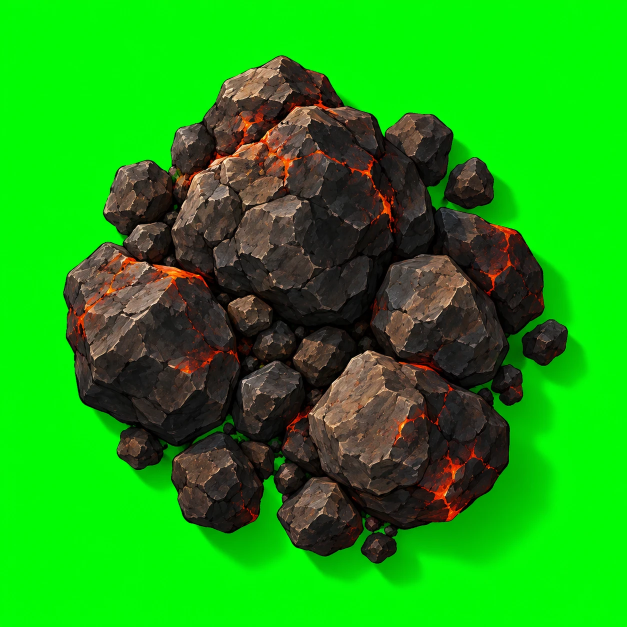
#> input picture art/design-v3/painted/boulder_painted_01_src.webp, 1254 x 1254 px (shown at 1/2 size)
$ python keygroup.py boulder_painted_01_src.webp boulder_painted_02_src.webp 5 1.0
#> lines starting #> are read from the running program, lines starting #| are printed output that depends on the picture; after the words box and inside, x2 and y2 are one past the last pixel; in counts of white or black regions, pixels touching at a corner belong together
# (keygroup: like key.py, but keeps every piece of a cluster, not only the biggest)
# Cuts a sprite off a pure-green (#00FF00) background: soft key on how far a pixel is from that
# green, green spill removed at the edges, cropped and centred on a square canvas.
import sys, numpy as np
from PIL import Image
from scipy import ndimage as nd
src, dst, size = sys.argv[1], sys.argv[2], int(sys.argv[3])
# how "pure" a green must be to count as background (lower for leafy sprites with dark leaves)
TH = float(sys.argv[4]) if len(sys.argv) > 4 else 0.42
a = np.asarray(Image.open(src).convert('RGB')).astype(np.float32)
r, g, b = a[..., 0], a[..., 1], a[..., 2]
# "keyness": strong pure green, little red and blue
# background = pure-hue green at any brightness (the painted shadow on the green is dark green):
# red and blue tiny next to green. Moss and leaves keep real red in them, so they stay.
ratio = np.maximum(r, b) / np.maximum(g, 1)
k = np.clip((TH - ratio) / 0.12, 0, 1) * np.clip((g - 25) / 30, 0, 1)
alpha = 1 - k
# the painted shadow becomes a soft black shadow: darker green = more shadow
shadow = k * np.clip(1 - g / 235, 0, 1) * 0.85
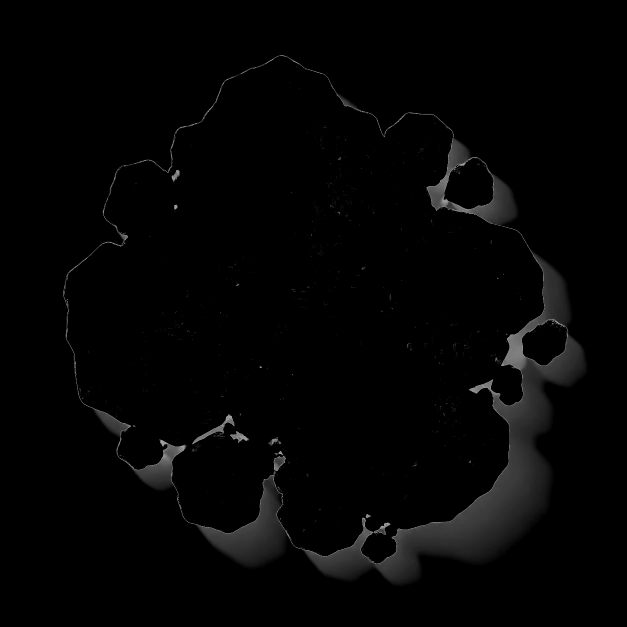
#> shadow: shape (1254, 1254) float32 (shown at 1/2 size); min 0, max 0.651, mean 0.0153
alpha = nd.binary_opening(alpha > 0.5, iterations=2).astype(np.float32) * alpha
lab, n = nd.label(alpha > 0.5)
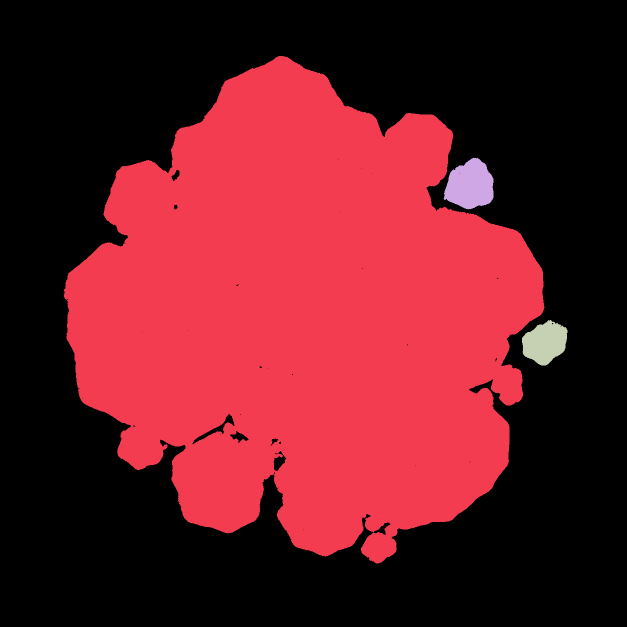
#> lab: shape (1254, 1254) int32 (shown at 1/2 size); 4 distinct labels, from 0 to 3; one colour per label, 0 black
#> n = 3
if n:
    sizes = nd.sum(alpha > 0.5, lab, range(1, n + 1))
#> sizes = [647547, 7417, 5758]
    keep = nd.binary_dilation(np.isin(lab, np.nonzero(sizes >= 80)[0] + 1), iterations=3)
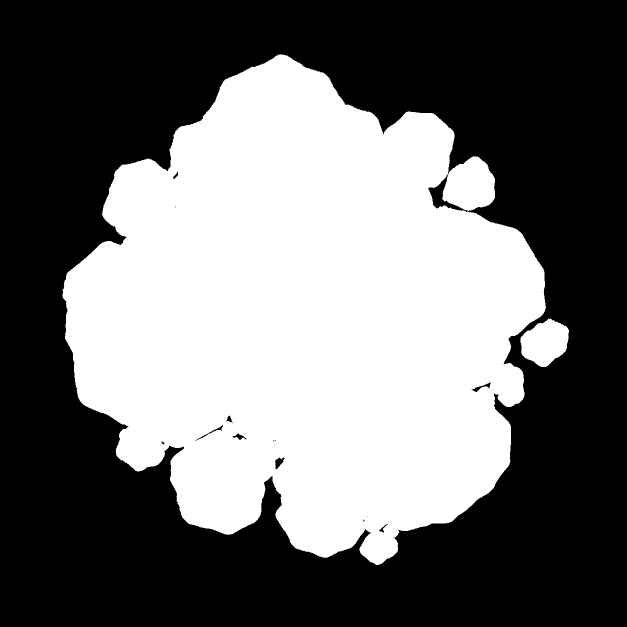
#> keep: shape (1254, 1254) bool (shown at 1/2 size); 43% white; 3 white regions, box (x1, y1, x2, y2) and area: (124, 109, 1092, 1130) 660983, (884, 312, 990, 422) 8326, (1041, 637, 1138, 734) 6544
    alpha *= keep
alpha = nd.gaussian_filter(alpha, 0.7)
# despill: no pixel greener than its red/blue allow
lim = np.maximum(r, b) * 1.05 + 30
g2 = np.where(alpha < 0.98, np.minimum(g, lim), g)
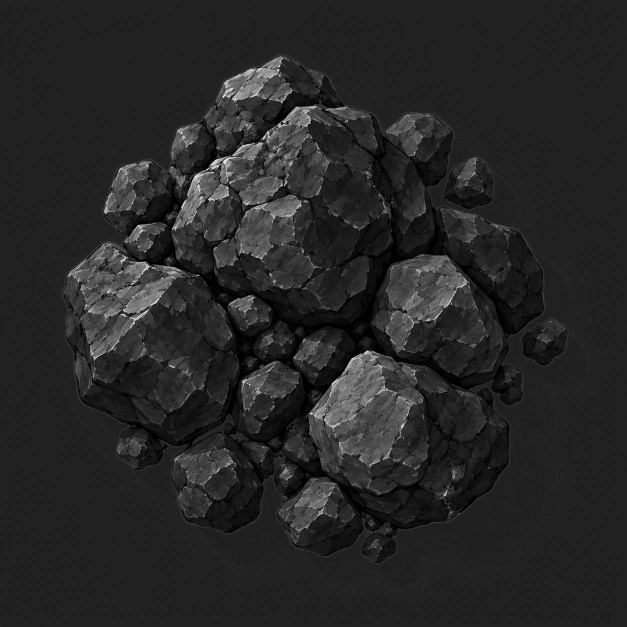
#> g2: shape (1254, 1254) float32 (shown at 1/2 size); min 0, max 252, mean 38.8
sh = shadow * keep if n else shadow
tot = alpha + sh * (1 - alpha)
col = np.dstack([r, g2, b]) * (alpha / np.maximum(tot, 1e-6))[..., None]
out = np.dstack([col, tot * 255]).clip(0, 255).astype(np.uint8)
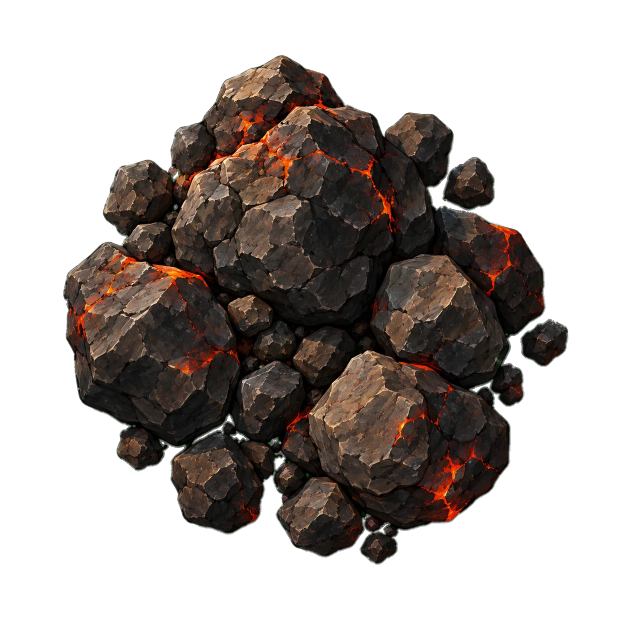
#> out: shape (1254, 1254, 4) (shown at 1/2 size); mean of channels 0, 1, 2, 3 26.3, 19.7, 16.1, 107.7; transparent parts drawn white
ys, xs = np.nonzero(tot > 0.05)
y0, y1, x0, x1 = ys.min(), ys.max() + 1, xs.min(), xs.max() + 1
#> y0 = 110; y1 = 1130; x0 = 126; x1 = 1137
crop = out[y0:y1, x0:x1]
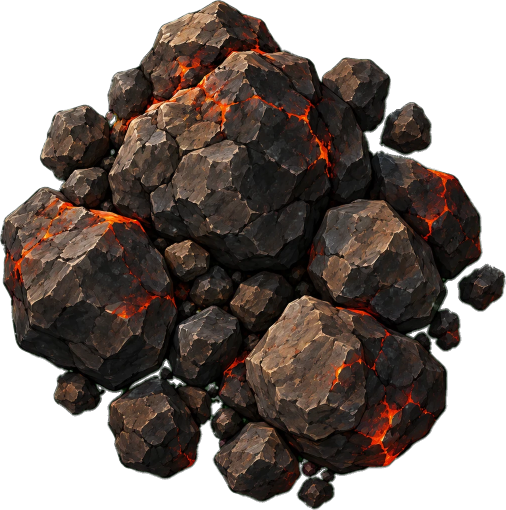
#> crop: shape (1020, 1011, 4) (shown at 1/2 size); mean of channels 0, 1, 2, 3 40.1, 30, 24.5, 164.3; transparent parts drawn white
side = int(max(y1 - y0, x1 - x0) / 0.86)
#> side = 1186
canvas = np.zeros((side, side, 4), np.uint8)
oy, ox = (side - (y1 - y0)) // 2, (side - (x1 - x0)) // 2
#> oy = 83; ox = 87
canvas[oy:oy + y1 - y0, ox:ox + x1 - x0] = crop
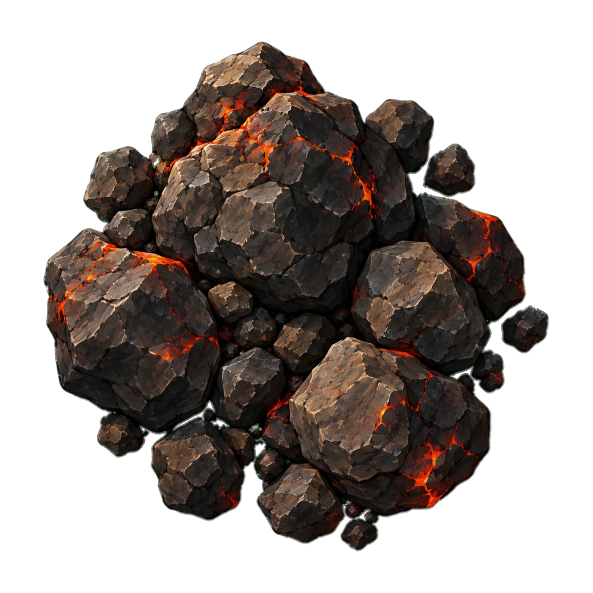
#> canvas: shape (1186, 1186, 4) (shown at 1/2 size); mean of channels 0, 1, 2, 3 29.4, 22, 18, 120.4; transparent parts drawn white
Image.fromarray(canvas).resize((size, size), Image.LANCZOS).save(dst, optimize=True)

$ run again, on art/design-v3/painted/boulder_painted_03_src.webp
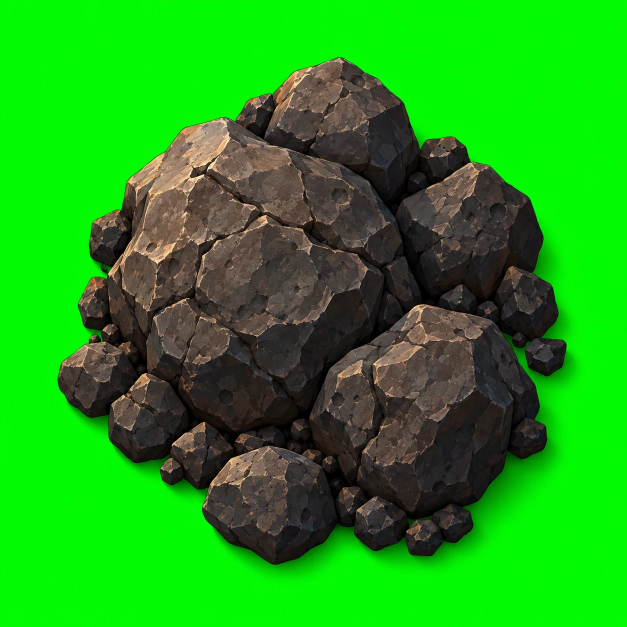
#> input picture art/design-v3/painted/boulder_painted_03_src.webp, 1254 x 1254 px (shown at 1/2 size)
#> `lab, n = nd.label(alpha > 0.5)`:
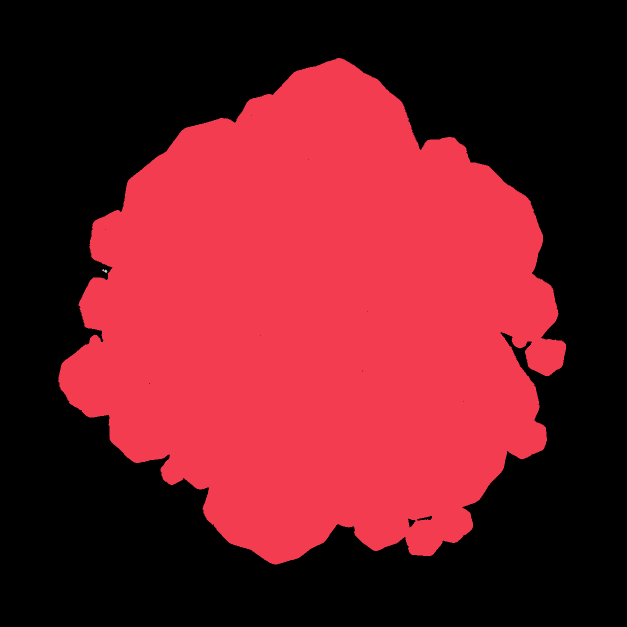
#> lab: shape (1254, 1254) int32 (shown at 1/2 size); 4 distinct labels, from 0 to 3; one colour per label, 0 black
#> n = 3
#> sizes = [696509, 13, 26]
#> keep: shape (1254, 1254) bool; 45% white; 1 white region, box (x1, y1, x2, y2) and area: (113, 113, 1135, 1132) 707690
#> y0 = 114; y1 = 1132; x0 = 114; x1 = 1134
#> side = 1186
#> oy = 84; ox = 83
#> `canvas[oy:oy + y1 - y0, ox:ox + x1 - x0] = crop`:
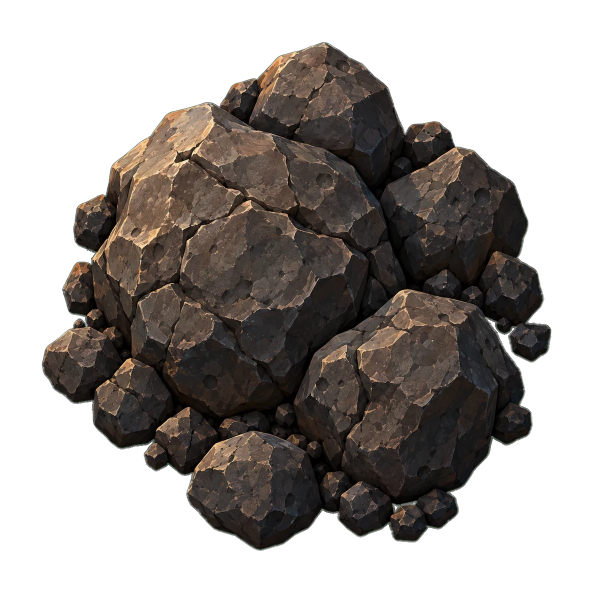
#> canvas: shape (1186, 1186, 4) (shown at 1/2 size); mean of channels 0, 1, 2, 3 32.7, 27.8, 24.4, 126.9; transparent parts drawn white

$ run again, on art/design-v3/painted/dead_wood_01_src.webp
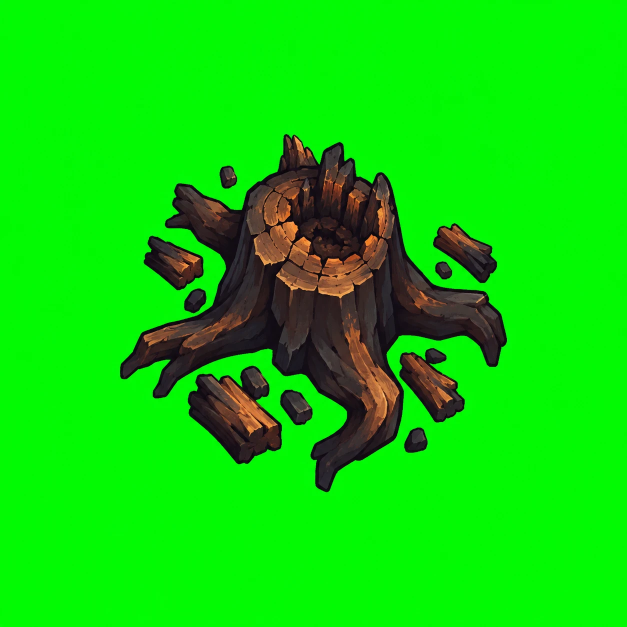
#> input picture art/design-v3/painted/dead_wood_01_src.webp, 1254 x 1254 px (shown at 1/2 size)
#> `lab, n = nd.label(alpha > 0.5)`:
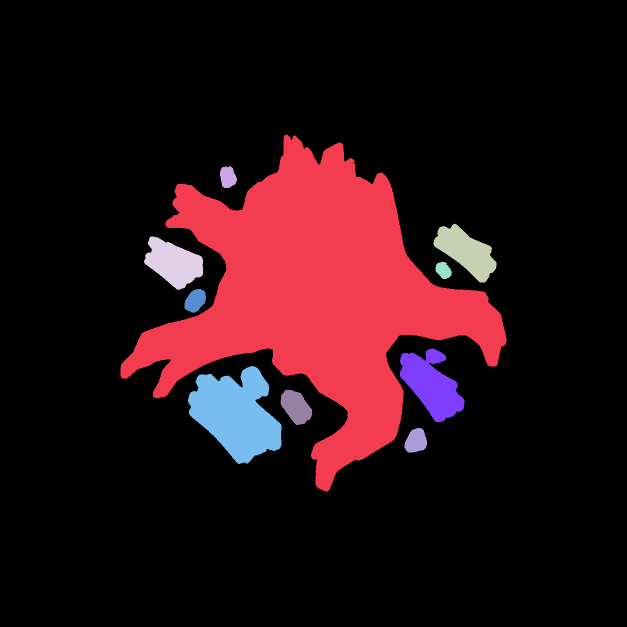
#> lab: shape (1254, 1254) int32 (shown at 1/2 size); 11 distinct labels, from 0 to 10; one colour per label, 0 black
#> n = 10
#> sizes = [217253, 1127, 7561, 7566, 796, 1469, 10638, 22763, 2954, 1671]
#> keep: shape (1254, 1254) bool; 18.4% white; 10 white regions, largest, box (x1, y1, x2, y2) and area: (238, 266, 1016, 986) 226296, (373, 729, 566, 931) 24613, (796, 694, 932, 847) 11994
#> y0 = 268; y1 = 985; x0 = 240; x1 = 1015
#> side = 901
#> oy = 92; ox = 63
#> `canvas[oy:oy + y1 - y0, ox:ox + x1 - x0] = crop`:
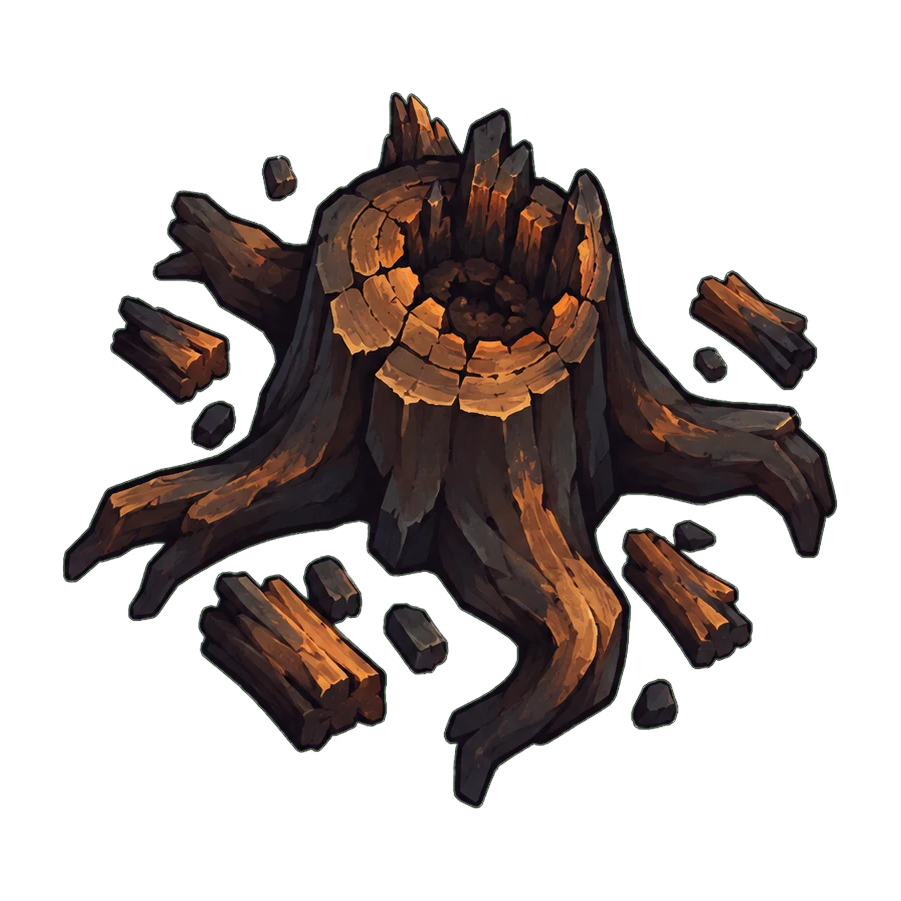
#> canvas: shape (901, 901, 4); mean of channels 0, 1, 2, 3 21.8, 15.1, 12.7, 86.7; transparent parts drawn white

$ run again, on art/design-v3/painted/dead_wood_02_src.webp
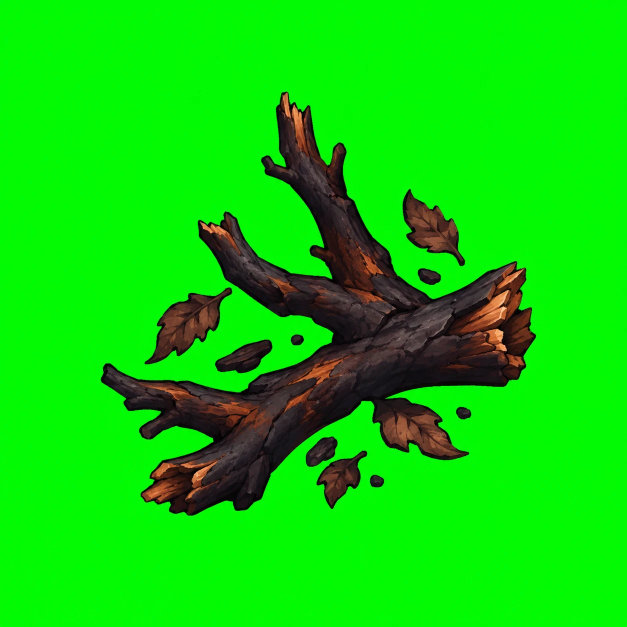
#> input picture art/design-v3/painted/dead_wood_02_src.webp, 1254 x 1254 px (shown at 1/2 size)
#> lab: shape (1254, 1254) int32; 11 distinct labels, from 0 to 10
#> n = 10
#> sizes = [239710, 8904, 1025, 11621, 399, 4263, 490, 2305, 5291, 492]
#> keep: shape (1254, 1254) bool; 18.7% white; 10 white regions, largest, box (x1, y1, x2, y2) and area: (199, 181, 1074, 1033) 253349, (287, 573, 467, 731) 13150, (803, 377, 932, 534) 10197
#> y0 = 182; y1 = 1032; x0 = 201; x1 = 1073
#> side = 1013
#> oy = 81; ox = 70
#> `canvas[oy:oy + y1 - y0, ox:ox + x1 - x0] = crop`:
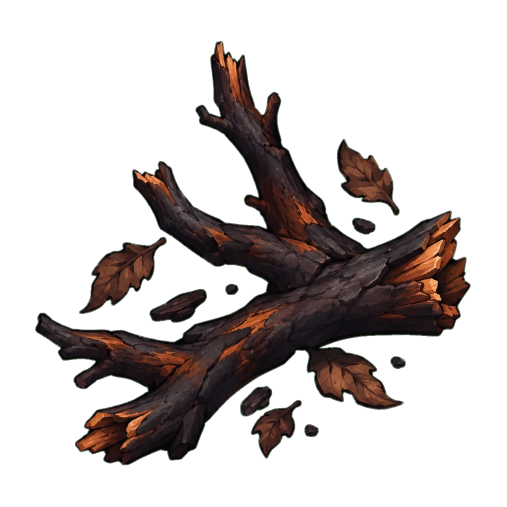
#> canvas: shape (1013, 1013, 4) (shown at 1/2 size); mean of channels 0, 1, 2, 3 15.6, 10.4, 8.8, 68.9; transparent parts drawn white
